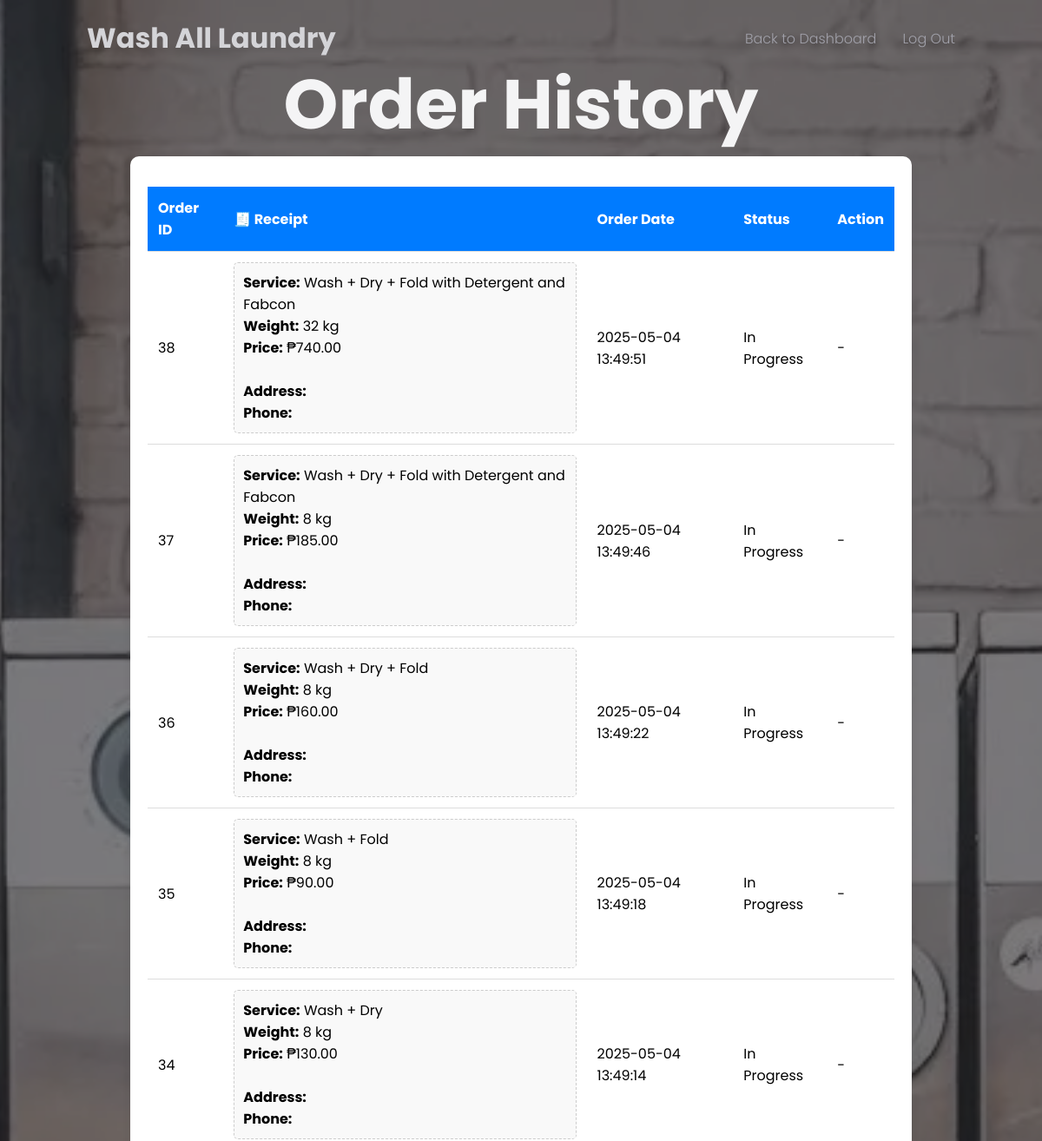
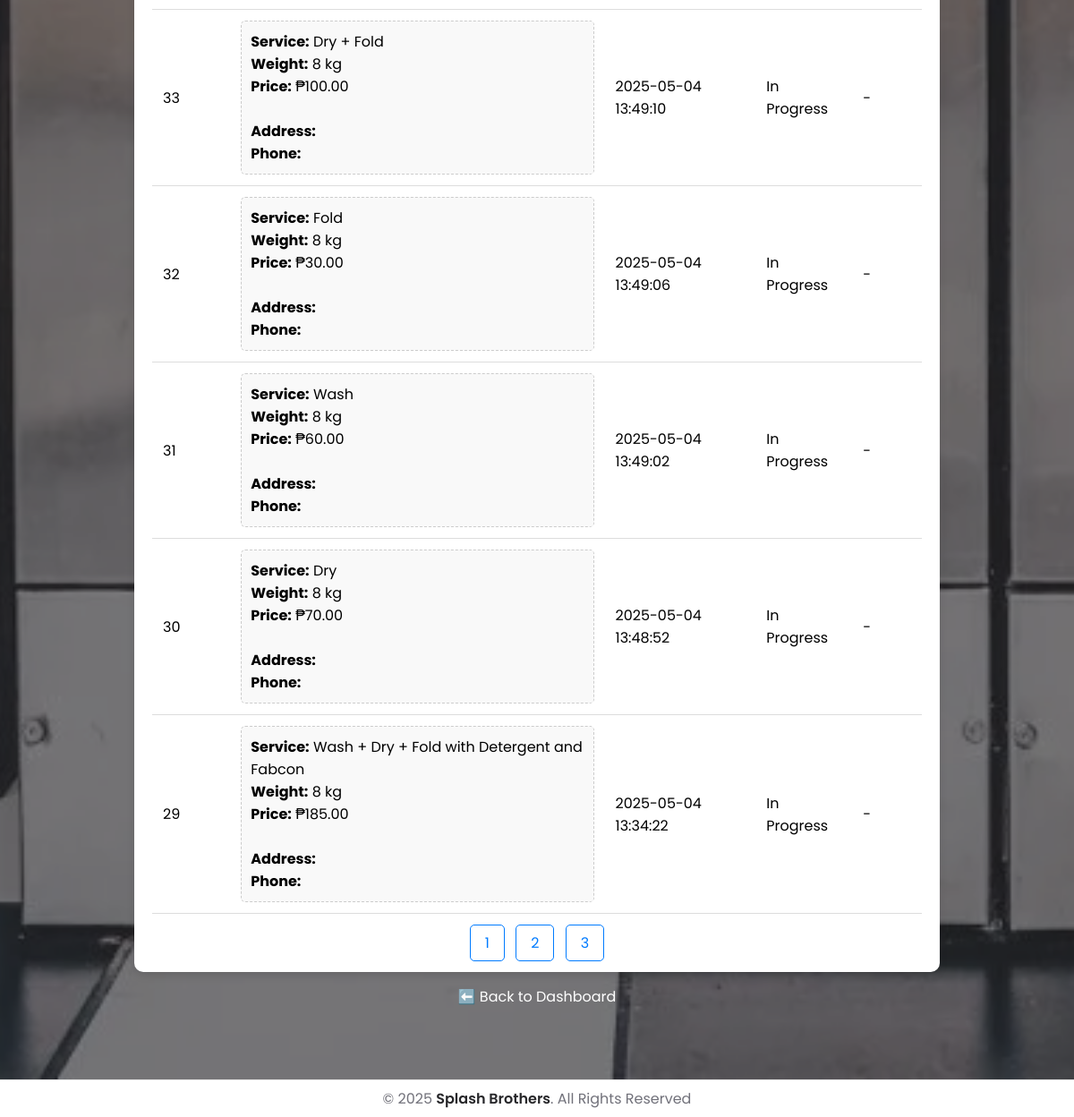
Page /order_history.php?page=3 (signed in) on the committed database (2 pictures, top to bottom).
### tables this page shows
CREATE TABLE `orders` (
  `id` int(11) NOT NULL,
  `customer_id` int(11) NOT NULL,
  `service_type` varchar(100) NOT NULL,
  `weight` float NOT NULL,
  `order_date` datetime NOT NULL,
  `status` varchar(50) NOT NULL,
  `total_amount` decimal(10,2) DEFAULT NULL,
  `detergent` varchar(50) DEFAULT NULL,
  `created_at` datetime DEFAULT current_timestamp(),
  `address` varchar(255) NOT NULL,
  `phone` varchar(20) NOT NULL
);

### order_history.php (the view, shortened to what this page needs)
<?php
include 'config.php';
$customer_id = $_SESSION['customer_id'];
$limit = 10;
$page = isset($_GET['page']) ? (int)$_GET['page'] : 1;
$offset = ($page - 1) * $limit;
$sql = "SELECT * FROM orders WHERE customer_id = '$customer_id'";
$sql .= " ORDER BY order_date DESC LIMIT $limit OFFSET $offset";
$result = mysqli_query($conn, $sql);
function calculate_price($service_type, $weight) {
    $base_price = 0;
    $weight_kg = (int)$weight;
    switch ($service_type) {
        case 'Dry': $base_price = 70; break;
        case 'Wash': $base_price = 60; break;
        case 'Fold': $base_price = 30; break;
        case 'Dry + Fold': $base_price = 100; break;
        case 'Wash + Dry': $base_price = 130; break;
        case 'Wash + Fold': $base_price = 90; break;
        case 'Wash + Dry + Fold': $base_price = 160; break;
        case 'Wash + Dry + Fold with Detergent and Fabcon': $base_price = 185; break;
    }
    return in_array($weight_kg, [8, 16, 24, 32]) ? $base_price * ($weight_kg / 8) : 0;
}
$total_sql = "SELECT COUNT(*) as total_orders FROM orders WHERE customer_id = '$customer_id'";
$total_result = mysqli_query($conn, $total_sql);
$total_row = mysqli_fetch_assoc($total_result);
$total_orders = $total_row['total_orders'];
$total_pages = ceil($total_orders / $limit);
?>
<!DOCTYPE html>
<html lang="en">
<head>
    <link rel="stylesheet" href="User/style.css">
    <link rel="stylesheet" href="https://cdnjs.cloudflare.com/ajax/libs/font-awesome/6.1.2/css/all.min.css">
    <link rel="stylesheet" href="https://cdnjs.cloudflare.com/ajax/libs/aos/2.3.4/aos.css">
</head>
<body>
<header>
    <a href="#" class="logo" data-aos="fade-down">Wash All Laundry</a>
    <ul class="nav">
        <li data-aos="fade-down"><a href="User/index.php">Back to Dashboard</a></li>
        <li data-aos="fade-down"><a href="index.php">Log Out</a></li>
    </ul>
</header>
<section class="hero_section" id="home">
<div class="content">
            <h2 data-aos="fade-down" data-aos-delay="50">Order History</h2>
    <div class="content container">
        <?php if (mysqli_num_rows($result) > 0): ?>
        <table data-aos="fade-up" data-aos-delay="150">
            <tr>
                <th>Order ID</th>
                <th>🧾 Receipt</th>
                <th>Order Date</th>
                <th>Status</th>
                <th>Action</th>
            </tr>
            <?php while ($row = mysqli_fetch_assoc($result)): ?>
            <tr>
                <td><?php echo $row['id']; ?></td>
                <td>
                    <div class="receipt-box">
                        <strong>Service:</strong> <?php echo htmlspecialchars($row['service_type']); ?><br>
                        <strong>Weight:</strong> <?php echo (int)$row['weight']; ?> kg<br>
                        <strong>Price:</strong> ₱<?php echo number_format(calculate_price($row['service_type'], $row['weight']), 2); ?><br><br>
                        <strong>Address:</strong> <?php echo htmlspecialchars($row['address']); ?><br>
                        <strong>Phone:</strong> <?php echo htmlspecialchars($row['phone']); ?><br>
                    </div>
                </td>
                <td><?php echo $row['order_date']; ?></td>
                <td><?php echo $row['status']; ?></td>
                <td>
                    <?php if ($row['status'] == 'Pending'): ?>
                    <form action="customer_cancel_order.php" method="post">
                        <input type="hidden" name="order_id" value="<?php echo $row['id']; ?>">
                        <input type="hidden" name="page" value="<?php echo $page; ?>">
                        <button type="submit" class="cancel-btn" onclick="return confirm('Cancel this order?')">Cancel</button>
                    </form>
                    <?php else: ?>
                    <span>-</span>
                    <?php endif; ?>
                </td>
            </tr>
            <?php endwhile; ?>
        </table>
        <?php else: ?>
        <p style="color: black;" data-aos="fade-in">You have no orders yet.</p>
        <?php endif; ?>
        <div class="pagination" data-aos="fade-up" data-aos-delay="200">
            <?php for ($i = 1; $i <= $total_pages; $i++): ?>
            <a href="order_history.php?page=<?php echo $i; ?>"><?php echo $i; ?></a>
            <?php endfor; ?>
        </div>
            </div>
            <a style="color: white; margin-top: 15px;" href="dashboard.php" class="back-link">⬅️ Back to Dashboard</a>
            </div>
        </section>
        <div class="cp">
            <p>&copy; 2025 <a href="#">Splash Brothers</a>. All Rights Reserved</p>
        </div>
</body>
</html>

### User/style.css (style rules this page uses)
* { margin: 0; padding: 0; font-family: "Poppins", sans-serif; box-sizing: border-box; scroll-behavior: smooth; border: none; outline: none; list-style: none; text-decoration: none; -webkit-user-select: none; -moz-user-select: none; user-select: none; transition: all 300ms ease; }
body { font-size: 1em; }
section { padding: 80px 20px; display: flex; flex-direction: column; align-items: center; justify-content: center; }
.container { max-width: 1140px; }
header { position: fixed; top: 0; left: 0; width: 100%; padding: 20px 100px; z-index: 100000; display: flex; justify-content: space-between; align-items: center; transition: 0.5s; }
header .logo { color: #D4D4D8; font-weight: 700; font-size: 2em; text-decoration: none; }
header .nav { position: relative; display: flex; }
header .nav li { margin: 0 0 0 30px; }
header .nav li a { color: #A1A1AA; font-weight: 300; }
.hero_section { position: relative; min-height: 100vh; background: url(../User/image/bg4.jpg) no-repeat; background-size: cover; background-position: center; display: flex; align-items: center; justify-content: center; z-index: 1; }
.hero_section::before { content: ""; position: absolute; inset: 0; width: 100%; height: 100%; background-color: #27272A; opacity: 0.6; z-index: -1; }
.hero_section .content { max-width: 900px; display: flex; flex-direction: column; align-items: center; text-align: center; }
.hero_section .content h2 { font-size: 5em; font-weight: 700; line-height: 1; color: #F4F4F5; }
.cp { padding: 8px 20px; border-top: 1px solid rgba(0, 0, 0, 0.1); text-align: center; width: 100%; justify-content: center; }
.cp p { color: #71717A; }
.cp a { color: #27272A; font-weight: 600; }

### order_history.php (style rules this page uses)
.container { max-width: 800px; margin: auto; background-color: white; border-radius: 10px; padding: 20px; box-shadow: 0 4px 10px rgba(0,0,0,0.1); }
table { width: 100%; border-collapse: collapse; margin-top: 15px; }
th, td { padding: 12px; text-align: left; border-bottom: 1px solid #ddd; }
th { background-color: #007bff; color: white; }
.receipt-box { background-color: #f9f9f9; padding: 10px; border-radius: 5px; border: 1px dashed #ccc; }
.pagination { margin-top: 20px; text-align: center; }
.pagination a { color: #007bff; padding: 8px 16px; text-decoration: none; border-radius: 5px; margin: 0 4px; border: 1px solid #007bff; }

### rows in the picture
orders: id "38", service_type "Wash + Dry + Fold with Detergent and Fabcon", weight "32", calculate_price($row['service_type'], $row['weight']) "740.00", order_date "2025-05-04 13:49:51", status "In Progress"
orders: id "37", service_type "Wash + Dry + Fold with Detergent and Fabcon", weight "8", calculate_price($row['service_type'], $row['weight']) "185.00", order_date "2025-05-04 13:49:46", status "In Progress"
orders: id "36", service_type "Wash + Dry + Fold", weight "8", calculate_price($row['service_type'], $row['weight']) "160.00", order_date "2025-05-04 13:49:22", status "In Progress"
orders: id "35", service_type "Wash + Fold", weight "8", calculate_price($row['service_type'], $row['weight']) "90.00", order_date "2025-05-04 13:49:18", status "In Progress"
orders: id "34", service_type "Wash + Dry", weight "8", calculate_price($row['service_type'], $row['weight']) "130.00", order_date "2025-05-04 13:49:14", status "In Progress"
orders: id "33", service_type "Dry + Fold", weight "8", calculate_price($row['service_type'], $row['weight']) "100.00", order_date "2025-05-04 13:49:10", status "In Progress"
orders: id "32", service_type "Fold", weight "8", calculate_price($row['service_type'], $row['weight']) "30.00", order_date "2025-05-04 13:49:06", status "In Progress"
orders: id "31", service_type "Wash", weight "8", calculate_price($row['service_type'], $row['weight']) "60.00", order_date "2025-05-04 13:49:02", status "In Progress"
orders: id "30", service_type "Dry", weight "8", calculate_price($row['service_type'], $row['weight']) "70.00", order_date "2025-05-04 13:48:52", status "In Progress"
orders: id "29", service_type "Wash + Dry + Fold with Detergent and Fabcon", weight "8", calculate_price($row['service_type'], $row['weight']) "185.00", order_date "2025-05-04 13:34:22", status "In Progress"
